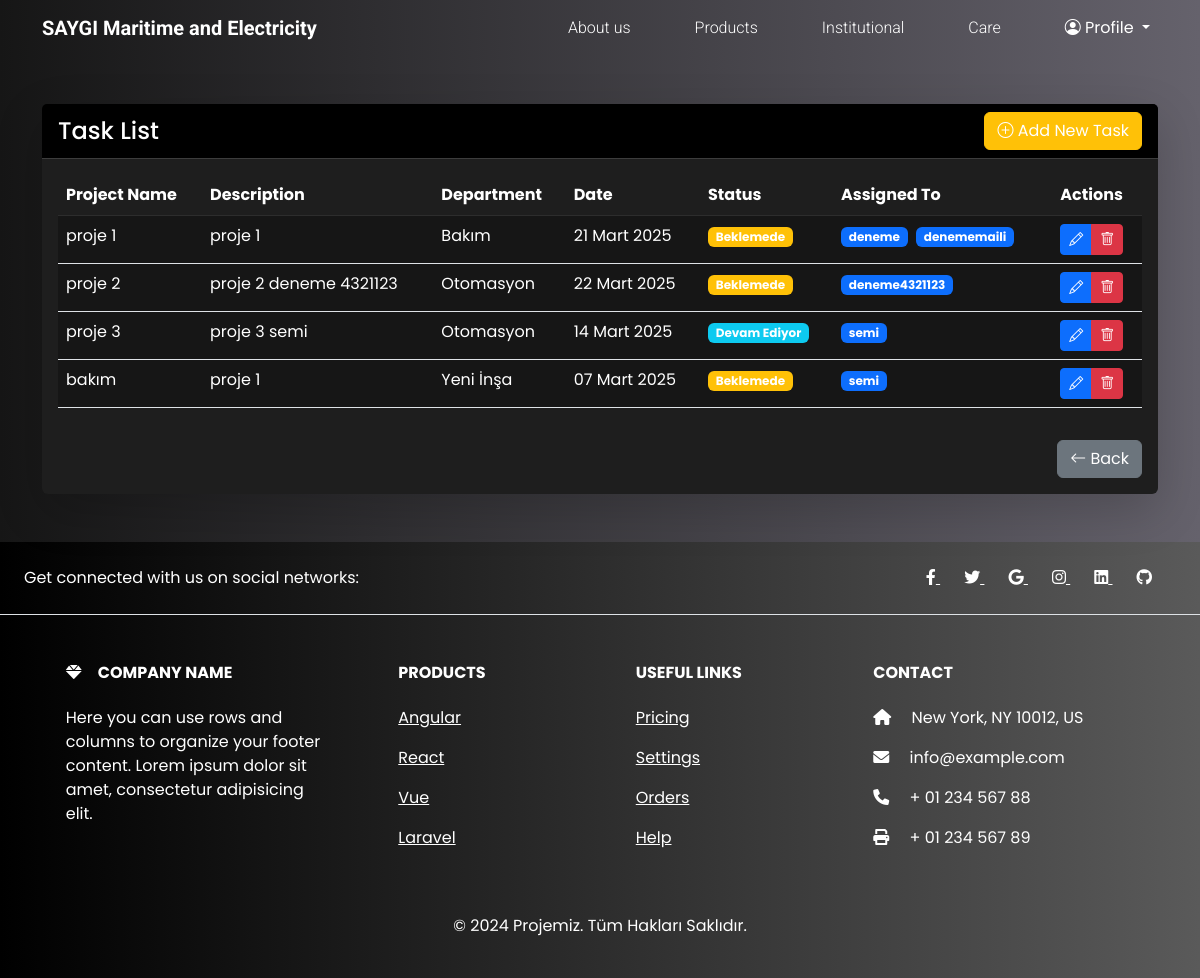
Screenshot of /tasks/ (signed in) with the database file from the repository.
### jobs/models.py (models this page shows, shortened)
class Task(models.Model):
    STATUS_CHOICES = [
        ('beklemede', 'Beklemede'),
        ('devam_ediyor', 'Devam Ediyor'),
        ('tamamlandi', 'Tamamlandı'),
        ('iptal', 'İptal'),
        ('ertelendi', 'Ertelendi'),
    ]
    project_name = models.CharField(_("Proje Adı"), max_length=255)
    description = models.TextField(_("Açıklama"))
    date = models.DateField(_("Tarih"), default=date.today)
    status = models.CharField(_("Durum"), max_length=20, choices=STATUS_CHOICES, default='beklemede')
    department = models.CharField(_("Departman"), max_length=20, choices=CustomUser.DEPARTMAN_CHOICES)
    assigned_to = models.ManyToManyField(CustomUser, related_name='assigned_tasks')
    created_at = models.DateTimeField(auto_now_add=True)
    created_by = models.ForeignKey(CustomUser, on_delete=models.CASCADE, related_name='created_tasks')

class CustomUser(AbstractUser):
    DEPARTMAN_CHOICES = [
        ('otomasyon', 'Otomasyon'),
        ('yeni_insa', 'Yeni İnşa'),
        ('bakim', 'Bakım'),
        ('kalite', 'Kalite'),
        ('diger', 'Diğer'),
    ]
    YETKI_CHOICES = [
        ('yetki1', 'Tam Yetki'),
        ('yetki2', 'Yüksek Yetki'),
        ('yetki3', 'Orta Yetki'),
        ('yetki4', 'Düşük Yetki'),
        ('yetki5', 'Sınırlı Yetki'),
    ]
    phone_number = models.CharField(
        _("Telefon Numarası"), max_length=15, blank=True, null=True
    )
    department = models.CharField(
        _("Departman"), max_length=20, choices=DEPARTMAN_CHOICES, default='diger'
    )
    yetki = models.CharField(
        _("Yetki Seviyesi"), max_length=10, choices=YETKI_CHOICES, default='yetki5'
    )

### jobs/views.py (the view)
# urls.py: path("tasks/", views.task_list, name="task_list"),
@login_required
def task_list(request):
    if request.user.is_superuser:
        tasks = Task.objects.all()
    else:
        tasks = Task.objects.filter(assigned_to=request.user)
    return render(request, 'tasks/list.html', {'tasks': tasks})

### jobs/templates/tasks/list.html (shortened to what this page needs)
{% extends "base.html" %}
{% load i18n %}
{% load static %}
{% block content %}
    <div class="container my-5">
        <div class="row">
            <div class="col-12">
                <div class="card border-0 shadow-lg">
                    <div class="card-header bg-black text-white d-flex justify-content-between align-items-center">
                        <h4 class="mb-0">{% trans "Task List" %}</h4>
                        {% if user.is_superuser %}
                            <a href="{% url 'task_add' %}" class="btn btn-warning">
                                <i class="bi bi-plus-circle"></i> {% trans "Add New Task" %}
                            </a>
                        {% endif %}
                    </div>
                    <div class="card-body">
                        <div class="table-responsive">
                            <table class="table table-hover">
                                <thead class="table-dark">
                                    <tr>
                                        <th>{% trans "Project Name" %}</th>
                                        <th>{% trans "Description" %}</th>
                                        <th>{% trans "Department" %}</th>
                                        <th>{% trans "Date" %}</th>
                                        <th>{% trans "Status" %}</th>
                                        <th>{% trans "Assigned To" %}</th>
                                        {% if user.is_superuser %}
                                            <th>{% trans "Actions" %}</th>
                                        {% endif %}
                                    </tr>
                                </thead>
                                <tbody>
                                    {% for task in tasks %}
                                        <tr>
                                            <td>{{ task.project_name }}</td>
                                            <td>{{ task.description|truncatewords:20 }}</td>
                                            <td>{{ task.get_department_display }}</td>
                                            <td>{{ task.date }}</td>
                                            <td>
                                                <span class="badge {% if task.status == 'beklemede' %}bg-warning
                                                                 {% elif task.status == 'devam_ediyor' %}bg-info
                                                                 {% elif task.status == 'tamamlandi' %}bg-success
                                                                 {% elif task.status == 'iptal' %}bg-danger
                                                                 {% else %}bg-secondary{% endif %}">
                                                    {{ task.get_status_display }}
                                                </span>
                                            </td>
                                            <td>
                                                {% for user in task.assigned_to.all %}
                                                    <span class="badge bg-primary me-1">{{ user.username }}</span>
                                                {% endfor %}
                                            </td>
                                            {% if user.is_superuser %}
                                                <td>
                                                    <div class="btn-group">
                                                        <a href="#" class="btn btn-sm btn-primary">
                                                            <i class="bi bi-pencil"></i>
                                                        </a>
                                                        <a href="#" class="btn btn-sm btn-danger">
                                                            <i class="bi bi-trash"></i>
                                                        </a>
                                                    </div>
                                                </td>
                                            {% endif %}
                                        </tr>
                                    {% endfor %}
                                </tbody>
                            </table>
                        </div>
                        <div class="text-end mt-3">
                            <a href="{% url 'institutional' %}" class="btn btn-secondary">
                                <i class="bi bi-arrow-left"></i> {% trans "Back" %}
                            </a>
                        </div>
                    </div>
                </div>
            </div>
        </div>
    </div>
{% endblock content %}

### jobs/static/css/style.css (style rules this page uses)
body { background:linear-gradient(to right, #161616, #65626c) !important; color: #ffffff !important; }
:root { --bs-font-sans-serif: 'Poppins', sans-serif !important; --bs-emphasis-color-rgb: 255, 255, 255 !important; --bs-body-color: #ffffff !important; --bs-secondary-color:rgb(197 197 197 / 75%) !important; --bs-secondary-rgb: 243, 188, 43 !important; --bs-link-color-rgb: 255, 255, 255; --bs-body-bg: #161616 !important; --bs-dark-rgb: 22, 22, 22 !important; --bs-light-rgb: 255, 255, 255 !important; --bs-primary-rgb: 13, 110, 253 !important; --bs-secondary-rgb: 243, 188, 43 !important; --bs-success-rgb: 25, 135, 84 !important; --bs-info-rgb: 13, 202, 240 !important; --bs-warning-rgb: 255, 193, 7 !important; --bs-danger-rgb: 220, 53, 69 !important; }
* { color: #ffffff !important; }
.card { background-color: #1e1e1e !important; border-color: #2d2d2d !important; color: #ffffff !important; }
.card-header { background-color: #2d2d2d !important; border-bottom-color: #3d3d3d !important; color: #ffffff !important; }
.card-body { color: #ffffff !important; }
.table { color: #ffffff !important; }
.table-dark { background-color: #1e1e1e !important; }
.table-dark td, .table-dark th { background-color: #1e1e1e !important; border-color: #2d2d2d !important; color: #ffffff !important; }
.badge { background-color: #3d3d3d !important; color: #ffffff !important; }
a { color: #ffffff !important; }
.btn { color: #ffffff !important; }
::placeholder { color: #ffffff !important; opacity: 0.7; }

### rows the page displays
Task: project_name "proje 1", description "proje 1", department "Bakım", date "21 Mart 2025", status "Beklemede"
CustomUser: username "deneme"
CustomUser: username "denememaili"
Task: project_name "proje 2", description "proje 2 deneme 4321123", department "Otomasyon", date "22 Mart 2025", status "Beklemede"
CustomUser: username "deneme4321123"
Task: project_name "proje 3", description "proje 3 semi", department "Otomasyon", date "14 Mart 2025", status "Devam Ediyor"
CustomUser: username "semi"
Task: project_name "bakım", description "proje 1", department "Yeni İnşa", date "07 Mart 2025", status "Beklemede"
